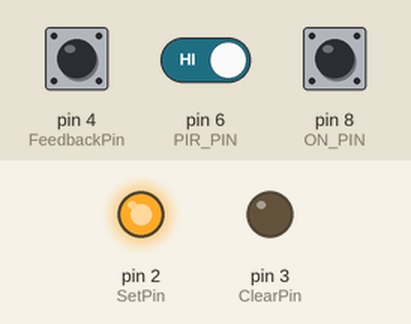
This sketch was run on a simulated Arduino Uno, built with avr-gcc and run on an emulated ATmega328P. Shown: output pins drawn as LEDs (lit = HIGH). Wiring (inferred from the names in the program): 24Cxx EEPROM at I2C address 0x57. The test bench sets the inputs (shaded band); at power-on: pin 8 (ON_PIN) HIGH, pin 4 (FeedbackPin) HIGH, pin 6 (PIR_PIN) HIGH. No radio packets arrive unless stated; pins used as bus, display or sensor lines are not drawn; what the sketch prints to the serial monitor is not drawn.

Above: at 4.7 s.
4.8 s: pin 8 (ON_PIN) pulled LOW for 0.15 s
At 7.0 s:
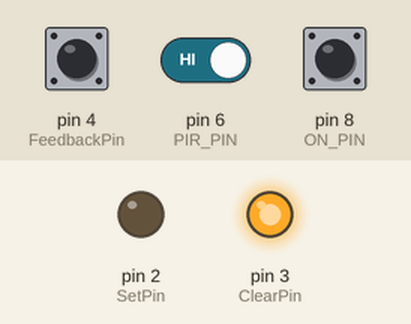
7.9 s: pin 4 (FeedbackPin) pulled LOW for 0.15 s
At 11.0 s:
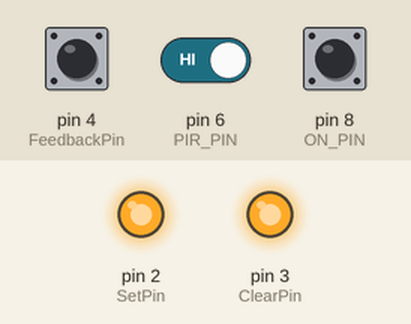
11.7 s: pin 8 (ON_PIN) pulled LOW for 1 s
At 12.3 s:
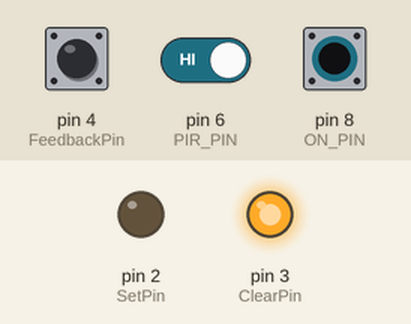
15.4 s: pin 4 (FeedbackPin) pulled LOW for 1 s
At 16.4 s:
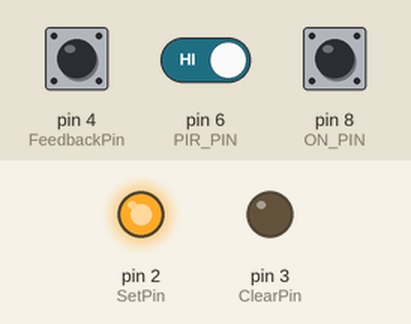
Timing chart, 0 to 19.0 s (numbered marks = the images above; inputs shaded):
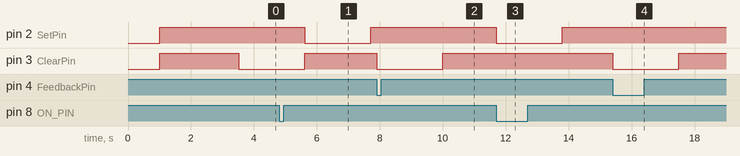

The sketch:

PTP_Repeater_relays_switch.ino
```cpp
/*
 * repeater node for the PTP network, as well as sensors and detectors for shed lighting
 */

#include <SPI.h>
#include <RF24.h>
#include <RF24Network.h>

#include "networking.h"
#include "relays.h"
#include "sensors.h"

void setup() {
  // put your setup code here, to run once:
  Serial.begin(115200);
  delay(1000);
  Serial.println();
  Serial.print(__FILE__);
  Serial.print(F(", creation/build time: "));
  Serial.println(__TIMESTAMP__);
  Serial.flush();

  setuprelays();

  setupsensors();

  setupRFnetwork();

  Serial.println(F("\n ******"));
  Serial.println();
  Serial.flush();
}

unsigned long currentMillis = 0; // stores the value of millis() in each iteration of loop()
unsigned int receiveaction = 0;
unsigned int transmitaction = 0;
unsigned int sensoraction = 0;
RelayState relayaction = RelayState::R_None;
RelayState relayactions = RelayState::R_None;

void loop() {
  // put your main code here, to run repeatedly:
  currentMillis = millis();   // capture the value of millis() only once in the loop

  network.update();

  //===== Receiving =====//
  receiveaction = receiveRFnetwork(currentMillis);
  bool receivedfresh = receiveaction > 0;

  //===== Sending =====//
  transmitaction = transmitRFnetwork(currentMillis, receivedfresh);

  // sensors
  sensoraction = checkSensors(currentMillis, sensoraction);

  switch(sensoraction){ // from buttons and sensors
    case 100:
      relayaction = RelayState::R_On;
    break;
    case 200:
      relayaction = RelayState::R_Off;
    break;
    default: // if nothing from the local sensors
      switch(receiveaction){ // check remote instructions
        case 100:
          relayaction = RelayState::R_On;
        break;
        case 200:
          relayaction = RelayState::R_Off;
        break;
        default:
          if (relayactions == relayaction){ // if status has become the requested status
            relayaction = RelayState::R_None;
          }
      }
  }

  // actors
  relayactions = handleRelay(currentMillis, relayaction);

}
```

networking.h
```cpp
/*
 * RF networking, repeater from end-point to/from home base, also receiving commands from home base
 */

#define radio_channel 100

RF24 radio(9, 10);               // external nRF24L01 (CE, CSN)
RF24Network network(radio);      // include the radio in the network

const uint16_t remote_node = 01;   // Address of node in Octal format (04, 031, etc.)
const uint16_t repeater_node = 00; // Address of node in Octal format
const uint16_t base_node = 02;     // Address of node in Octal format

void setupRFnetwork(){
  SPI.begin();

  radio.begin();
  //radio.setPALevel(RF24_PA_MIN, false); // RF24_PA_MIN=-18dBm, RF24_PA_LOW=-12dBm, RF24_PA_MED=-6dBM, and RF24_PA_HIGH=0dBm.
  radio.setPALevel(RF24_PA_LOW); // RF24_PA_MIN=-18dBm, RF24_PA_LOW=-12dBm, RF24_PA_HIGH=-6dBM, and RF24_PA_MAX=0dBm.
  radio.setDataRate(RF24_1MBPS); // (RF24_2MBPS);

  network.begin(radio_channel, repeater_node); // (channel, node address)
}

// // Payload from home and remote
// struct repeat_payload{
//   uint32_t keyword;
//   uint32_t timing;
//   uint8_t count;
//   uint8_t value1;
//   uint8_t value2;
//   uint8_t value3;
// };

// Payload for schuur
struct schuur_payload{
  uint32_t keyword;
  uint32_t timing;
  uint8_t count;
  uint8_t light; // 0 - no change, 100 - ON, 200 - OFF
};

// repeat_payload forwards;
schuur_payload acks;
char repeat_type = 'P';

//===== Receiving =====//
unsigned int receiveRFnetwork(unsigned long currentmilli){
  unsigned int reaction = 0;

  // Check for incoming data from the sensors
  while (network.available()) {
    RF24NetworkHeader header;
    network.peek(header);

    switch(header.type) {
      // case 'S': // Message received from HomeController for RemoteNode
      //   Serial.print(F("Message received from Home: "));
      //   repeat_payload hpayload;
      //   network.read(header, &hpayload, sizeof(hpayload));
      //   forwards = hpayload;
      //   repeat_type = 'T';
      //   reaction++;
      // break;
      // case 'H': // Message received from RemoteNode for HomeController
      //   Serial.print(F("Message received from Remote: "));
      //   repeat_payload rpayload;
      //   network.read(header, &rpayload, sizeof(rpayload));
      //   forwards = rpayload;
      //   repeat_type = 'I';
      //   reaction++;
      // break;
      case 'R': // Message received from HomeController for this device
        Serial.print(F("Message received for this device: "));
        schuur_payload lpayload;
        network.read(header, &lpayload, sizeof(lpayload));
        reaction++;
      break;
      default:
        network.read(header, 0, 0);
        Serial.print(F("TBD header.type: "));
        Serial.print(header.type);
    }
    Serial.println(currentmilli);
  } // end of while network.available

  return reaction;
}

//===== Sending =====//
unsigned int transmitRFnetwork(unsigned long currentmilli, bool fresh){
  static unsigned long sendingTimer = 0;
  unsigned int traction = 0;
  bool ok = false;
  uint16_t destination = base_node;

  // Every x seconds...
  if((fresh)||(currentmilli - sendingTimer > 5000)){
    sendingTimer = currentmilli;

    // switch(repeat_type) {
    //   case 'I':
    //     destination = base_node;
    //   break;
    //   case 'T':
    //     destination = remote_node;
    //   break;
    //   default:
    //     destination = base_node;
    //     repeat_type = 'P';
    // }

    RF24NetworkHeader headerT(destination, repeat_type); // Address where the data is going
    // if (repeat_type != 'P'){ // forward the message
    //   ok = network.write(headerT, &forwards, sizeof(forwards)); // send the data
    //   if (!ok) {
    //     Serial.print(F("Retry sending message: "));
    //     //Serial.println(sendingCounter);
    //     ok = network.write(headerT, &forwards, sizeof(forwards)); // retry once
    //   }
    // }
    // else { // acknowledge the message from controller/base node
      ok = network.write(headerT, &acks, sizeof(acks)); // send the data
      if (!ok) {
        Serial.print(F("Retry sending message: "));
        //Serial.println(sendingCounter);
        ok = network.write(headerT, &acks, sizeof(acks)); // retry once
      }
    // }
    Serial.print(currentmilli);
    Serial.print(F(" send message "));
    if (ok) {
      // repeat_type = 'P';
    }
    else{
      Serial.print(F("Failed "));
    }
    //Serial.println(sendingCounter);
  }
  return traction;
}
```

relays.h
```cpp
/*
 * https://eletechsup.com/products/dc-12v-10a-latching-keep-relay-module-zero-power-hold-switch-bistable-self-locking-flip-flop-latch-board
 *
 */

#define ClearPin 3
#define SetPin 2
#define FeedbackPin 4

#define pulse_time 2100  // pulse low time, max 2 seconds needed

enum RelayState {
    R_None = 0,
    R_Off = 1,
    R_GoOn = 2,
    R_On = 3,
    R_GoOff = 4
};


RelayState handleRelay(unsigned long currentmilli, RelayState Raction){
  static RelayState RelayStatus = RelayState::R_None;
  static unsigned long pulseTimer = 0;

  switch(RelayStatus){
    case RelayState::R_Off:
      if (Raction == RelayState::R_On){
        digitalWrite(SetPin, LOW);
        pulseTimer = currentmilli + pulse_time;
        RelayStatus = RelayState::R_GoOn;
      }
      break;
    case RelayState::R_GoOn:
      if (currentmilli > pulseTimer){
        digitalWrite(SetPin, HIGH);
        RelayStatus = RelayState::R_On;
      }
      break;
    case RelayState::R_On:
      if (Raction == RelayState::R_Off){
        digitalWrite(ClearPin, LOW);
        pulseTimer = currentmilli + pulse_time;
        RelayStatus = RelayState::R_GoOff;
      }
      break;
    case RelayState::R_GoOff:
      if (currentmilli > pulseTimer){
        digitalWrite(ClearPin, HIGH);
        RelayStatus = RelayState::R_Off;
      }
      break;
    case RelayState::R_None: // in case of initial setup
      RelayStatus = Raction;
    default:
      Serial.print(currentmilli);
      Serial.println(F(" handleRelay"));
  }

  return RelayStatus;
}

void setuprelays(){
  pinMode(ClearPin, OUTPUT);
  pinMode(SetPin, OUTPUT);
  pinMode(FeedbackPin, INPUT_PULLUP);

  digitalWrite(ClearPin, HIGH);
  digitalWrite(SetPin, HIGH);

  delay(2500); // make sure a possible pulse is completed

  int startupstate = digitalRead(FeedbackPin);
  if (startupstate == LOW){
    handleRelay(0, RelayState::R_Off);
  }
  else{
    handleRelay(0, RelayState::R_On);
  }
}
```

sensors.h
```cpp
/*
 * PIR sensor and distance sensor as well as on and off buttons
 */

#include "Wire.h"

#define PIR_PIN 6
#define ON_PIN 8
#define OFF_PIN 4
#define SR04_I2CADDR 0x57

#define distanceThreshold 100 // in cm
#define off_delay 120000 // in ms

byte ds[3] = {0, 0, 0};

void setupsensors(){

  pinMode(PIR_PIN, INPUT);
  pinMode(ON_PIN, INPUT_PULLUP);
  pinMode(OFF_PIN, INPUT_PULLUP);

  // Start I2C
  Wire.begin();
}

unsigned long measure_distance(){
  int i = 0;

  Wire.beginTransmission(SR04_I2CADDR);
  Wire.write(1);          // 1 = cmd to start meansurement
  Wire.endTransmission();
  delay(120);             // 1 cycle approx. 100mS.
  Wire.requestFrom(SR04_I2CADDR, 3); //read distance
  while (Wire.available())
  {
    ds[i++] = Wire.read();
  }

  unsigned long distance = (unsigned long)(ds[0]) * 65536;
  distance = distance + (unsigned long)(ds[1]) * 256;
  distance = (distance + (unsigned long)(ds[2])) / 10000;
  if (distance > 0) {
    Serial.print(distance);
    Serial.println(F(" cm"));
  }
  return distance;
}

unsigned int checkSensors(unsigned long currentmilli, unsigned int tracksensors)
{
  static unsigned int sensorstate = 0;
  static unsigned long sensortime = 0;
  unsigned long mdistance = 0;

  // check PIR detector
  if (digitalRead(PIR_PIN) == LOW)
  {
    // check distance sensor
    mdistance = measure_distance();
    if (mdistance < distanceThreshold){ // if something between sensor and wall/floor
      sensorstate = 100;
      sensortime = currentmilli + off_delay;
    }
  }
  // check on button
  if (digitalRead(ON_PIN) == LOW)
  {
    sensorstate = 100;
    Serial.println(F("ON"));
  }

  if (sensorstate == 0){
    if (currentmilli > sensortime){ // turn off after set time
      sensorstate = 200;
      Serial.println(F("Timeout (going OFF)"));
    }
    else {
      if (tracksensors > 0){
        Serial.print((sensortime - currentmilli) / 1000);
        Serial.println(F(" seconds to go (for Timeout)"));
        sensorstate = tracksensors;
      }
    }
  }
  // check off button, this overrides the detectors and on button
  if (digitalRead(OFF_PIN) == LOW)
  {
    sensorstate = 200;
    Serial.println(F("OFF"));
  }

  return sensorstate;
}
```

Measured:
- after the input at 4.8 s, pin 2 (SetPin): HIGH → LOW after 0.81 s, → HIGH 2.1 s later
- after the input at 7.9 s, pin 3 (ClearPin): HIGH → LOW at once, → HIGH 2.1 s later
- after the input at 11.7 s, pin 2 (SetPin): HIGH → LOW at once, → HIGH 2.1 s later
- after the input at 15.4 s, pin 3 (ClearPin): HIGH → LOW at once, → HIGH 2.1 s later
